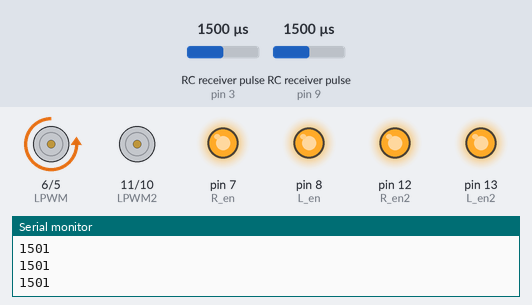
Recording of a sketch running on a simulated Arduino Uno, built with avr-gcc and run on an emulated ATmega328P. On the bench: motor-driver pin pairs drawn as motors (green arrow = first pin HIGH = forward, orange = second pin HIGH = backward, longer = more drive), output pins drawn as LEDs (lit = HIGH), the last lines printed to the serial monitor. Wiring (inferred from the names in the program): 2 × RC receiver channel: data pin 3 / data pin 9. The test bench sets the inputs (shaded band); at power-on: RC receiver pulse (sensors on pin 9, pin 3) 1500 µs.

Above: at 1.2 s.
1.3 s: RC receiver pulse (sensor on pin 9) set to 1107 µs
2.8 s: RC receiver pulse (sensor on pin 9) set to 1087 µs
At 4.0 s:
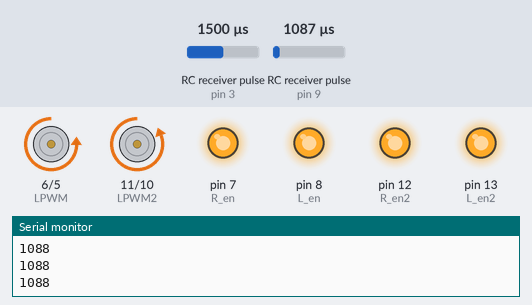
4.3 s: RC receiver pulse (sensor on pin 3) set to 1020 µs
At 5.2 s:
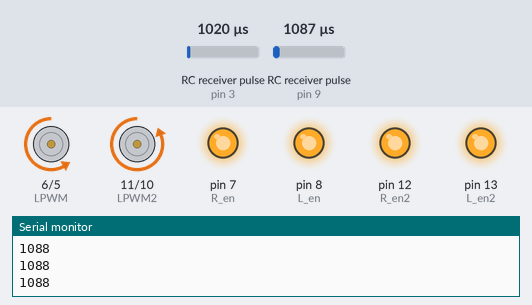
5.8 s: RC receiver pulse (sensor on pin 3) set to 1750 µs
At 6.4 s:
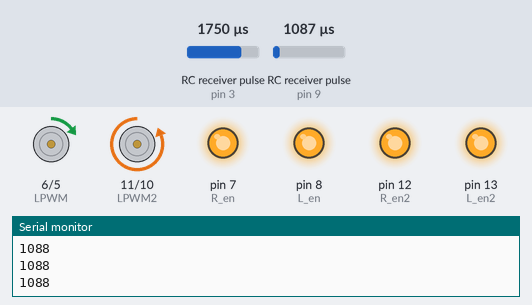
7.3 s: RC receiver pulse (sensor on pin 9) set to 1385 µs
8.8 s: RC receiver pulse (sensor on pin 9) set to 1417 µs
At 9.9 s:
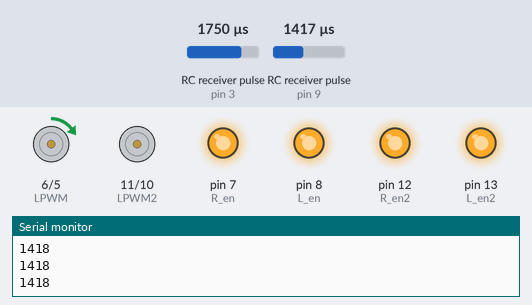
Timing chart, 0 to 11.3 s (numbered marks = the images above; inputs shaded):
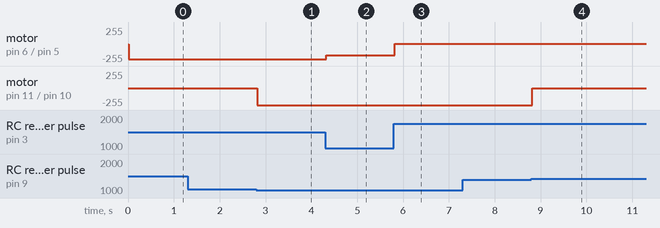

The sketch:

ddm_sub_sys1.ino
```cpp
int Ch4_orient_pin= 3; // for orientation pin on the frisky
int Orient=0; // tracks receiver values as they are read
int mapval=0;
int map2=0;

int R_en=7;
int L_en=8;
int RPWM=5;
int LPWM=6;

int Ch5_dirt_pin= 9;
int Dirt=0;

int R_en2=12;
int L_en2=13;
int RPWM2=10;
int LPWM2=11;

//int Ch6_arm_pin=A2;
//int Arm=0;

void setup()
{
  pinMode(Ch4_orient_pin,INPUT);
  pinMode(R_en, OUTPUT);
  pinMode(L_en, OUTPUT);
  pinMode(RPWM, OUTPUT);
  pinMode(LPWM, OUTPUT);

  pinMode(R_en2, OUTPUT);
  pinMode(L_en2, OUTPUT);
  pinMode(RPWM2, OUTPUT);
  pinMode(LPWM2, OUTPUT);

  digitalWrite(R_en, HIGH);
  digitalWrite(L_en, HIGH);

  digitalWrite(R_en2, HIGH);
  digitalWrite(L_en2, HIGH);

  Serial.begin(9600);
 }


void loop() {
//---------ARMING SWITCH---------------------
   /* Arm=analogRead(Ch6_arm_pin);
    Serial.print("Arm:");
    Serial.println(Arm);*/


// ---------ORIENTATION----------------------
    Orient=pulseIn(Ch4_orient_pin, HIGH);
    //Serial.println(Orient);

    mapval=map(Orient, 1475, 2010, 0, 255);
    //Serial.println(mapval);

    if (mapval >= 129)
    {
      map2=map(mapval, 129, 255,0 , 255);
      analogWrite(RPWM, 0);
      analogWrite(LPWM, map2);
    }
    if (mapval < 129)
    {
      map2=map(mapval, 0, 129, 255, 0);
      analogWrite(RPWM, map2);
      analogWrite(LPWM, 0);
    }

    //Serial.println(map2);

// -------DIRT BREAK------------------------
    Dirt=pulseIn(Ch5_dirt_pin, HIGH);
    Serial.println(Dirt);

    if (Dirt >= 900 && Dirt <=1100) //switch on transmitter is upward position= FORWARD
    {
        //digitalWrite(RPWM, LOW);
        //digitalWrite(LPWM, HIGH);
        analogWrite(RPWM2,255 );
        analogWrite(LPWM2, 0);
    }
    if (Dirt >= 1400 && Dirt <=1500) //switch on transmitter is in middle position= STOP
    {
        //digitalWrite(RPWM2, LOW);
        //digitalWrite(LPWM2, LOW);
        analogWrite(RPWM2,0 );
        analogWrite(LPWM2, 0);
    }
    if (Dirt >=1900 && Dirt <= 2000) // switch on transmitter is in downward position= BACKWARDS
    {
        //digitalWrite(RPWM2, HIGH);
        //digitalWrite(LPWM2, LOW);
        analogWrite(RPWM2,0 );
        analogWrite(LPWM2, 255);

    }


   // delay(100);
}
```

Measured:
- the behaviour switches between 1100 and 1099 µs on RC receiver pulse (sensor on pin 9) (found by bisection; images 0 and 1)
- the behaviour switches between 1398 and 1399 µs on RC receiver pulse (sensor on pin 9) (found by bisection; images 3 and 4)
- after the input at 2.8 s, motor on pin 11 (LPWM2) / pin 10 (RPWM2): stopped → backward 255/255 at once
- after the input at 4.3 s, motor on pin 6 (LPWM) / pin 5 (RPWM): backward 232/255 → backward 169/255 at once
- after the input at 5.8 s, motor on pin 6 (LPWM) / pin 5 (RPWM): backward 169/255 → forward 4/255 at once
- after the input at 8.8 s, motor on pin 11 (LPWM2) / pin 10 (RPWM2): backward 255/255 → stopped at once
